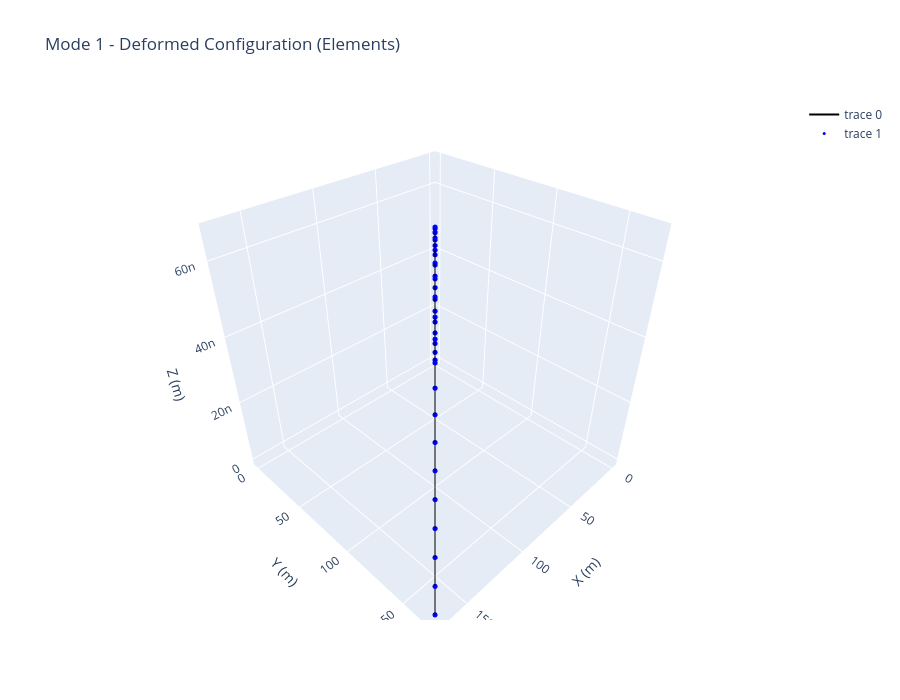
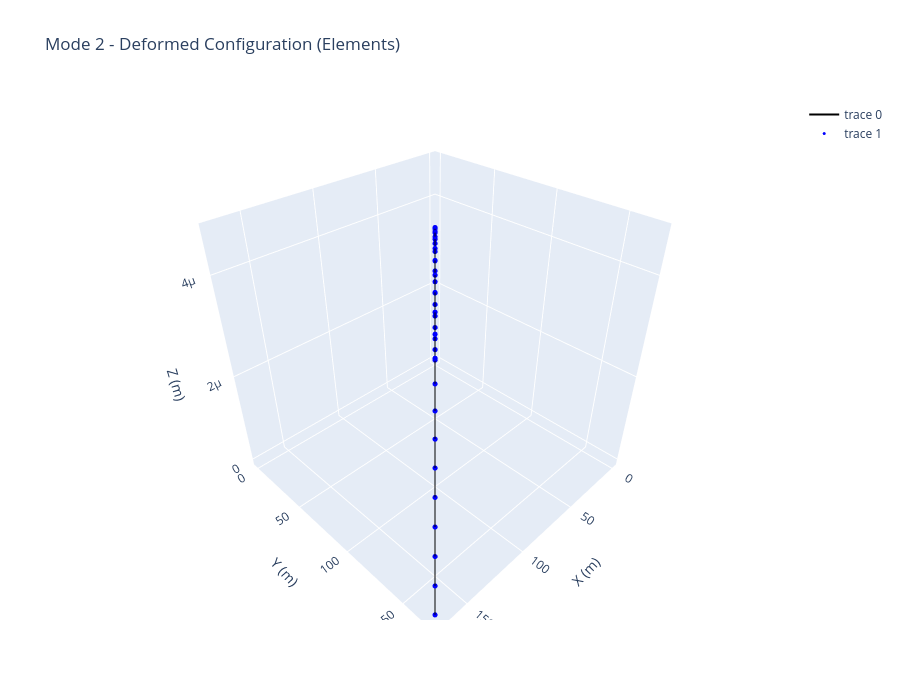
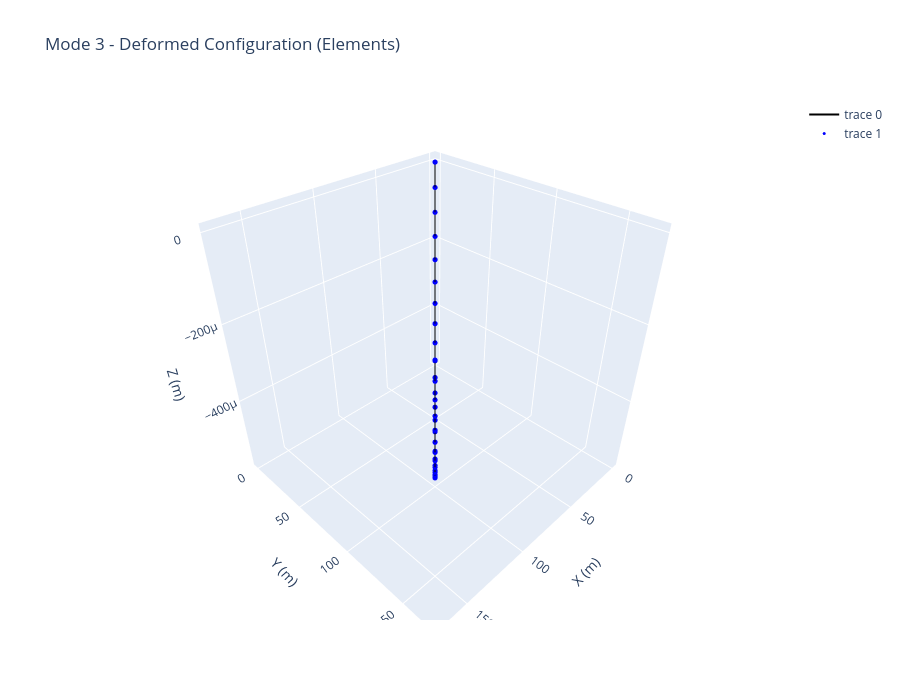
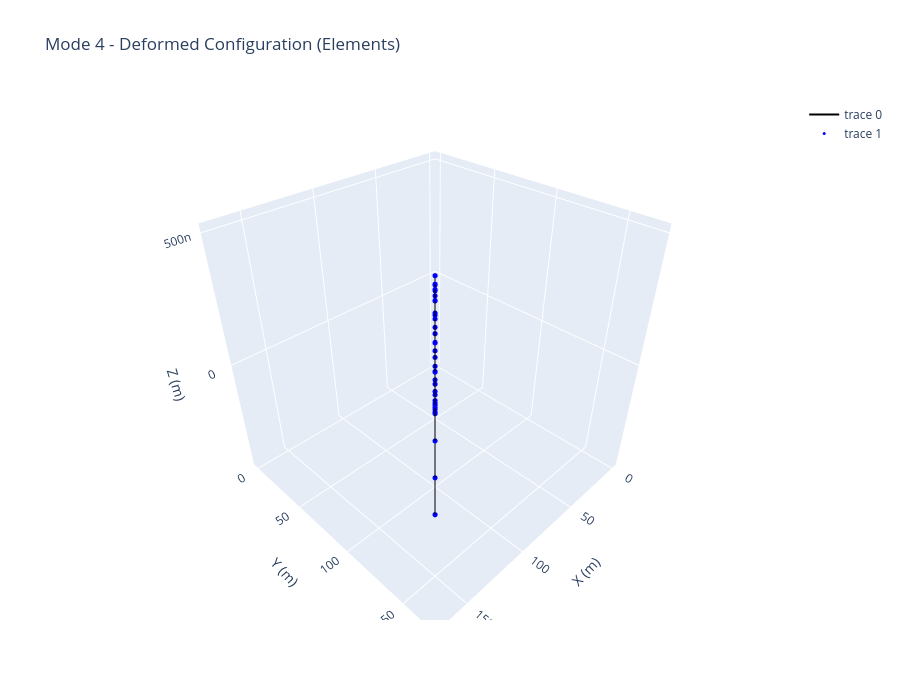

Notebook cell for these charts, in order:
### Code cell
for i in range(modes_to_plot):
    line_x = []
    line_y = []
    line_z = []
    for nA, nB in element_nodes:
        p1 = modes[i][nA - 1]
        p2 = modes[i][nB - 1]
        line_x.extend([p1[0], p2[0], None])
        line_y.extend([p1[1], p2[1], None])
        line_z.extend([p1[2], p2[2], None])

    fig_lines = go.Figure(
        data=[
            go.Scatter3d(
                x=line_x,
                y=line_y,
                z=line_z,
                mode='lines',
                line=dict(color='black', width=2)
            ),
            go.Scatter3d(
                x=modes[i][:, 0],
                y=modes[i][:, 1],
                z=modes[i][:, 2],
                mode='markers',
                marker=dict(size=3, color='blue')
            )
        ]
    )

    fig_lines.update_layout(
        title=f'Mode {i+1} - Deformed Configuration (Elements)',
        scene=dict(
            xaxis_title='X (m)',
            yaxis_title='Y (m)',
            zaxis_title='Z (m)'
        ),
        width=900,
        height=700
    )

    fig_lines.show()
